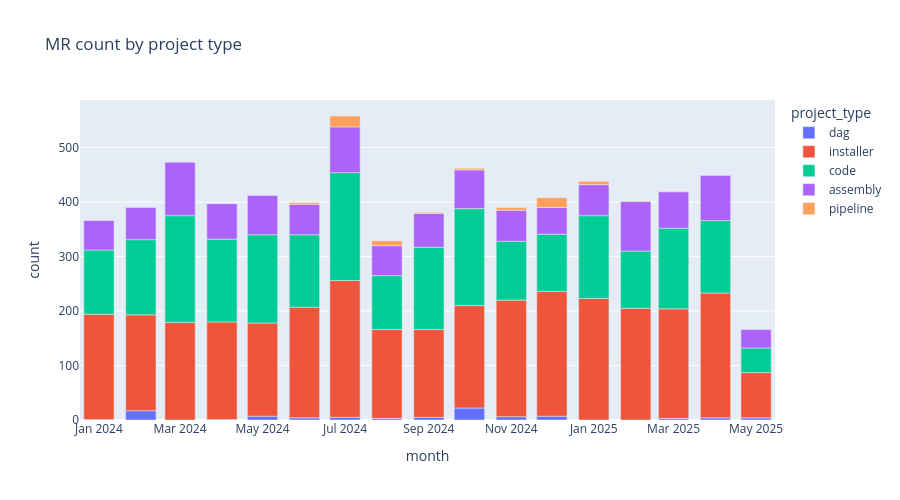

The cell this chart's notebook holds for it:
### Code cell
px.bar(mrs_count_by_type.toPandas(),x='month',y='count',color='project_type',title='MR count by project type',height=500)

### Figure 1 — Plotly figure (JSON) as saved in the notebook; plotly's stock layout.template omitted (floating-point values rounded to 4 significant figures)
{"data": [{"alignmentgroup": "True", "hovertemplate": "project_type=dag<br>month=%{x}<br>count=%{y}<extra></extra>", "legendgroup": "dag", "marker": {"color": "#636efa", "pattern": {"shape": ""}}, "name": "dag", "offsetgroup": "dag", "orientation": "v", "showlegend": true, "textposition": "auto", "type": "bar", "x": ["2025-05-01T00:00:00", "2025-04-01T00:00:00", "2025-03-01T00:00:00", "2024-12-01T00:00:00", "2024-11-01T00:00:00", "2024-10-01T00:00:00", "2024-09-01T00:00:00", "2024-08-01T00:00:00", "2024-07-01T00:00:00", "2024-06-01T00:00:00", "2024-05-01T00:00:00", "2024-04-01T00:00:00", "2024-02-01T00:00:00", "2024-01-01T00:00:00"], "xaxis": "x", "y": [4, 4, 3, 7, 6, 22, 5, 3, 5, 4, 7, 1, 17, 1], "yaxis": "y"}, {"alignmentgroup": "True", "hovertemplate": "project_type=installer<br>month=%{x}<br>count=%{y}<extra></extra>", "legendgroup": "installer", "marker": {"color": "#EF553B", "pattern": {"shape": ""}}, "name": "installer", "offsetgroup": "installer", "orientation": "v", "showlegend": true, "textposition": "auto", "type": "bar", "x": ["2025-05-01T00:00:00", "2025-04-01T00:00:00", "2025-03-01T00:00:00", "2025-02-01T00:00:00", "2025-01-01T00:00:00", "2024-12-01T00:00:00", "2024-11-01T00:00:00", "2024-10-01T00:00:00", "2024-09-01T00:00:00", "2024-08-01T00:00:00", "2024-07-01T00:00:00", "2024-06-01T00:00:00", "2024-05-01T00:00:00", "2024-04-01T00:00:00", "2024-03-01T00:00:00", "2024-02-01T00:00:00", "2024-01-01T00:00:00"], "xaxis": "x", "y": [83, 229, 201, 205, 223, 229, 214, 188, 161, 163, 251, 203, 171, 179, 179, 176, 193], "yaxis": "y"}, {"alignmentgroup": "True", "hovertemplate": "project_type=code<br>month=%{x}<br>count=%{y}<extra></extra>", "legendgroup": "code", "marker": {"color": "#00cc96", "pattern": {"shape": ""}}, "name": "code", "offsetgroup": "code", "orientation": "v", "showlegend": true, "textposition": "auto", "type": "bar", "x": ["2025-05-01T00:00:00", "2025-04-01T00:00:00", "2025-03-01T00:00:00", "2025-02-01T00:00:00", "2025-01-01T00:00:00", "2024-12-01T00:00:00", "2024-11-01T00:00:00", "2024-10-01T00:00:00", "2024-09-01T00:00:00", "2024-08-01T00:00:00", "2024-07-01T00:00:00", "2024-06-01T00:00:00", "2024-05-01T00:00:00", "2024-04-01T00:00:00", "2024-03-01T00:00:00", "2024-02-01T00:00:00", "2024-01-01T00:00:00"], "xaxis": "x", "y": [45, 133, 148, 105, 152, 105, 108, 178, 151, 99, 198, 133, 162, 152, 196, 138, 118], "yaxis": "y"}, {"alignmentgroup": "True", "hovertemplate": "project_type=assembly<br>month=%{x}<br>count=%{y}<extra></extra>", "legendgroup": "assembly", "marker": {"color": "#ab63fa", "pattern": {"shape": ""}}, "name": "assembly", "offsetgroup": "assembly", "orientation": "v", "showlegend": true, "textposition": "auto", "type": "bar", "x": ["2025-05-01T00:00:00", "2025-04-01T00:00:00", "2025-03-01T00:00:00", "2025-02-01T00:00:00", "2025-01-01T00:00:00", "2024-12-01T00:00:00", "2024-11-01T00:00:00", "2024-10-01T00:00:00", "2024-09-01T00:00:00", "2024-08-01T00:00:00", "2024-07-01T00:00:00", "2024-06-01T00:00:00", "2024-05-01T00:00:00", "2024-04-01T00:00:00", "2024-03-01T00:00:00", "2024-02-01T00:00:00", "2024-01-01T00:00:00"], "xaxis": "x", "y": [34, 83, 67, 91, 57, 49, 57, 71, 62, 55, 84, 56, 72, 65, 98, 59, 54], "yaxis": "y"}, {"alignmentgroup": "True", "hovertemplate": "project_type=pipeline<br>month=%{x}<br>count=%{y}<extra></extra>", "legendgroup": "pipeline", "marker": {"color": "#FFA15A", "pattern": {"shape": ""}}, "name": "pipeline", "offsetgroup": "pipeline", "orientation": "v", "showlegend": true, "textposition": "auto", "type": "bar", "x": ["2025-03-01T00:00:00", "2025-02-01T00:00:00", "2025-01-01T00:00:00", "2024-12-01T00:00:00", "2024-11-01T00:00:00", "2024-10-01T00:00:00", "2024-09-01T00:00:00", "2024-08-01T00:00:00", "2024-07-01T00:00:00", "2024-06-01T00:00:00"], "xaxis": "x", "y": [1, 1, 6, 18, 5, 3, 2, 9, 20, 3], "yaxis": "y"}], "layout": {"barmode": "relative", "height": 500, "legend": {"title": {"text": "project_type"}, "tracegroupgap": 0}, "title": {"text": "MR count by project type"}, "xaxis": {"anchor": "y", "domain": [0, 1], "title": {"text": "month"}}, "yaxis": {"anchor": "x", "domain": [0, 1], "title": {"text": "count"}}}}
